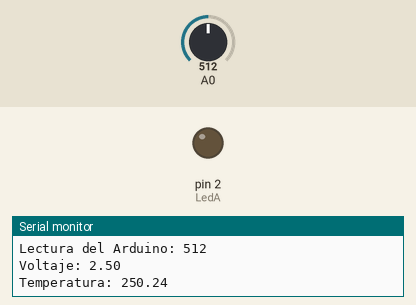
Simulated run of this sketch. Board: Arduino Uno, built with avr-gcc and run on an emulated ATmega328P. Shown: output pins drawn as LEDs (lit = HIGH), the last lines printed to the serial monitor. The inputs (shaded band) are chosen by the test bench; at power-on: A0 = 512.

Above: at 0.1 s.
At 1.1 s:
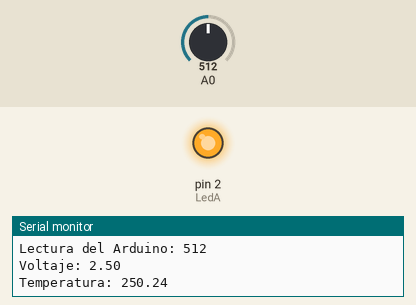
Timing chart, 0 to 2.6 s (numbered marks = the images above):
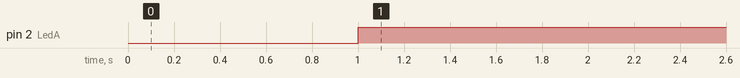

Measured:
- by itself, pin 2 (LedA): LOW → HIGH at 1.0 s

The sketch:

Sensor_de_Temperatura.ino
```cpp
// C++ code
//
#define LedA 2
float temperature;

void setup()
{
  pinMode(LedA, OUTPUT);
  Serial.begin(9600);
}

void loop(){
  int valorArd = analogRead(A0);
  float volts = (valorArd/1023.0) * 5.0;
  temperature = (volts) * 100;
  Serial.print("Lectura del Arduino: ");
  Serial.println(valorArd);
  Serial.print("Voltaje: ");
  Serial.println(volts);
  Serial.print("Temperatura: ");
  Serial.println(temperature);
  delay(1000);

  if(temperature > 24){
    digitalWrite(LedA, HIGH);
  }
  else{
    digitalWrite(LedA, LOW);
  }
}
```
